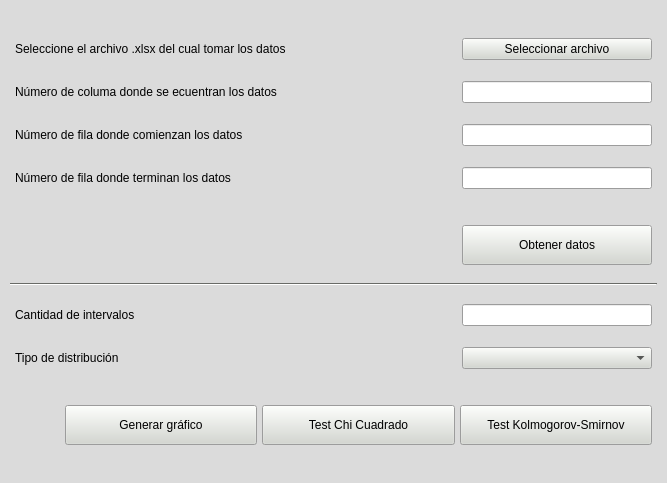
<?xml version="1.0" encoding="UTF-8"?>
<ui version="4.0">
 <class>ventana_toma_datos</class>
 <widget class="QMainWindow" name="ventana_toma_datos">
  <property name="geometry">
   <rect>
    <x>0</x>
    <y>0</y>
    <width>667</width>
    <height>483</height>
   </rect>
  </property>
  <property name="minimumSize">
   <size>
    <width>667</width>
    <height>483</height>
   </size>
  </property>
  <property name="palette">
   <palette>
    <active>
     <colorrole role="WindowText">
      <brush brushstyle="SolidPattern">
       <color alpha="255">
        <red>0</red>
        <green>0</green>
        <blue>0</blue>
       </color>
      </brush>
     </colorrole>
     <colorrole role="Button">
      <brush brushstyle="SolidPattern">
       <color alpha="255">
        <red>211</red>
        <green>215</green>
        <blue>207</blue>
       </color>
      </brush>
     </colorrole>
     <colorrole role="Light">
      <brush brushstyle="SolidPattern">
       <color alpha="255">
        <red>255</red>
        <green>255</green>
        <blue>255</blue>
       </color>
      </brush>
     </colorrole>
     <colorrole role="Midlight">
      <brush brushstyle="SolidPattern">
       <color alpha="255">
        <red>233</red>
        <green>235</green>
        <blue>231</blue>
       </color>
      </brush>
     </colorrole>
     <colorrole role="Dark">
      <brush brushstyle="SolidPattern">
       <color alpha="255">
        <red>105</red>
        <green>107</green>
        <blue>103</blue>
       </color>
      </brush>
     </colorrole>
     <colorrole role="Mid">
      <brush brushstyle="SolidPattern">
       <color alpha="255">
        <red>141</red>
        <green>143</green>
        <blue>138</blue>
       </color>
      </brush>
     </colorrole>
     <colorrole role="Text">
      <brush brushstyle="SolidPattern">
       <color alpha="255">
        <red>0</red>
        <green>0</green>
        <blue>0</blue>
       </color>
      </brush>
     </colorrole>
     <colorrole role="BrightText">
      <brush brushstyle="SolidPattern">
       <color alpha="255">
        <red>255</red>
        <green>255</green>
        <blue>255</blue>
       </color>
      </brush>
     </colorrole>
     <colorrole role="ButtonText">
      <brush brushstyle="SolidPattern">
       <color alpha="255">
        <red>0</red>
        <green>0</green>
        <blue>0</blue>
       </color>
      </brush>
     </colorrole>
     <colorrole role="Base">
      <brush brushstyle="SolidPattern">
       <color alpha="255">
        <red>255</red>
        <green>255</green>
        <blue>255</blue>
       </color>
      </brush>
     </colorrole>
     <colorrole role="Window">
      <brush brushstyle="SolidPattern">
       <color alpha="255">
        <red>219</red>
        <green>219</green>
        <blue>219</blue>
       </color>
      </brush>
     </colorrole>
     <colorrole role="Shadow">
      <brush brushstyle="SolidPattern">
       <color alpha="255">
        <red>0</red>
        <green>0</green>
        <blue>0</blue>
       </color>
      </brush>
     </colorrole>
     <colorrole role="AlternateBase">
      <brush brushstyle="SolidPattern">
       <color alpha="255">
        <red>233</red>
        <green>235</green>
        <blue>231</blue>
       </color>
      </brush>
     </colorrole>
     <colorrole role="ToolTipBase">
      <brush brushstyle="SolidPattern">
       <color alpha="255">
        <red>255</red>
        <green>255</green>
        <blue>220</blue>
       </color>
      </brush>
     </colorrole>
     <colorrole role="ToolTipText">
      <brush brushstyle="SolidPattern">
       <color alpha="255">
        <red>0</red>
        <green>0</green>
        <blue>0</blue>
       </color>
      </brush>
     </colorrole>
     <colorrole role="PlaceholderText">
      <brush brushstyle="NoBrush">
       <color alpha="128">
        <red>0</red>
        <green>0</green>
        <blue>0</blue>
       </color>
      </brush>
     </colorrole>
    </active>
    <inactive>
     <colorrole role="WindowText">
      <brush brushstyle="SolidPattern">
       <color alpha="255">
        <red>0</red>
        <green>0</green>
        <blue>0</blue>
       </color>
      </brush>
     </colorrole>
     <colorrole role="Button">
      <brush brushstyle="SolidPattern">
       <color alpha="255">
        <red>211</red>
        <green>215</green>
        <blue>207</blue>
       </color>
      </brush>
     </colorrole>
     <colorrole role="Light">
      <brush brushstyle="SolidPattern">
       <color alpha="255">
        <red>255</red>
        <green>255</green>
        <blue>255</blue>
       </color>
      </brush>
     </colorrole>
     <colorrole role="Midlight">
      <brush brushstyle="SolidPattern">
       <color alpha="255">
        <red>233</red>
        <green>235</green>
        <blue>231</blue>
       </color>
      </brush>
     </colorrole>
     <colorrole role="Dark">
      <brush brushstyle="SolidPattern">
       <color alpha="255">
        <red>105</red>
        <green>107</green>
        <blue>103</blue>
       </color>
      </brush>
     </colorrole>
     <colorrole role="Mid">
      <brush brushstyle="SolidPattern">
       <color alpha="255">
        <red>141</red>
        <green>143</green>
        <blue>138</blue>
       </color>
      </brush>
     </colorrole>
     <colorrole role="Text">
      <brush brushstyle="SolidPattern">
       <color alpha="255">
        <red>0</red>
        <green>0</green>
        <blue>0</blue>
       </color>
      </brush>
     </colorrole>
     <colorrole role="BrightText">
      <brush brushstyle="SolidPattern">
       <color alpha="255">
        <red>255</red>
        <green>255</green>
        <blue>255</blue>
       </color>
      </brush>
     </colorrole>
     <colorrole role="ButtonText">
      <brush brushstyle="SolidPattern">
       <color alpha="255">
        <red>0</red>
        <green>0</green>
        <blue>0</blue>
       </color>
      </brush>
     </colorrole>
     <colorrole role="Base">
      <brush brushstyle="SolidPattern">
       <color alpha="255">
        <red>255</red>
        <green>255</green>
        <blue>255</blue>
       </color>
      </brush>
     </colorrole>
     <colorrole role="Window">
      <brush brushstyle="SolidPattern">
       <color alpha="255">
        <red>219</red>
        <green>219</green>
        <blue>219</blue>
       </color>
      </brush>
     </colorrole>
     <colorrole role="Shadow">
      <brush brushstyle="SolidPattern">
       <color alpha="255">
        <red>0</red>
        <green>0</green>
        <blue>0</blue>
       </color>
      </brush>
     </colorrole>
     <colorrole role="AlternateBase">
      <brush brushstyle="SolidPattern">
       <color alpha="255">
        <red>233</red>
        <green>235</green>
        <blue>231</blue>
       </color>
      </brush>
     </colorrole>
     <colorrole role="ToolTipBase">
      <brush brushstyle="SolidPattern">
       <color alpha="255">
        <red>255</red>
        <green>255</green>
        <blue>220</blue>
       </color>
      </brush>
     </colorrole>
     <colorrole role="ToolTipText">
      <brush brushstyle="SolidPattern">
       <color alpha="255">
        <red>0</red>
        <green>0</green>
        <blue>0</blue>
       </color>
      </brush>
     </colorrole>
     <colorrole role="PlaceholderText">
      <brush brushstyle="NoBrush">
       <color alpha="128">
        <red>0</red>
        <green>0</green>
        <blue>0</blue>
       </color>
      </brush>
     </colorrole>
    </inactive>
    <disabled>
     <colorrole role="WindowText">
      <brush brushstyle="SolidPattern">
       <color alpha="255">
        <red>105</red>
        <green>107</green>
        <blue>103</blue>
       </color>
      </brush>
     </colorrole>
     <colorrole role="Button">
      <brush brushstyle="SolidPattern">
       <color alpha="255">
        <red>211</red>
        <green>215</green>
        <blue>207</blue>
       </color>
      </brush>
     </colorrole>
     <colorrole role="Light">
      <brush brushstyle="SolidPattern">
       <color alpha="255">
        <red>255</red>
        <green>255</green>
        <blue>255</blue>
       </color>
      </brush>
     </colorrole>
     <colorrole role="Midlight">
      <brush brushstyle="SolidPattern">
       <color alpha="255">
        <red>233</red>
        <green>235</green>
        <blue>231</blue>
       </color>
      </brush>
     </colorrole>
     <colorrole role="Dark">
      <brush brushstyle="SolidPattern">
       <color alpha="255">
        <red>105</red>
        <green>107</green>
        <blue>103</blue>
       </color>
      </brush>
     </colorrole>
     <colorrole role="Mid">
      <brush brushstyle="SolidPattern">
       <color alpha="255">
        <red>141</red>
        <green>143</green>
        <blue>138</blue>
       </color>
      </brush>
     </colorrole>
     <colorrole role="Text">
      <brush brushstyle="SolidPattern">
       <color alpha="255">
        <red>105</red>
        <green>107</green>
        <blue>103</blue>
       </color>
      </brush>
     </colorrole>
     <colorrole role="BrightText">
      <brush brushstyle="SolidPattern">
       <color alpha="255">
        <red>255</red>
        <green>255</green>
        <blue>255</blue>
       </color>
      </brush>
     </colorrole>
     <colorrole role="ButtonText">
      <brush brushstyle="SolidPattern">
       <color alpha="255">
        <red>105</red>
        <green>107</green>
        <blue>103</blue>
       </color>
      </brush>
     </colorrole>
     <colorrole role="Base">
      <brush brushstyle="SolidPattern">
       <color alpha="255">
        <red>219</red>
        <green>219</green>
        <blue>219</blue>
       </color>
      </brush>
     </colorrole>
     <colorrole role="Window">
      <brush brushstyle="SolidPattern">
       <color alpha="255">
        <red>219</red>
        <green>219</green>
        <blue>219</blue>
       </color>
      </brush>
     </colorrole>
     <colorrole role="Shadow">
      <brush brushstyle="SolidPattern">
       <color alpha="255">
        <red>0</red>
        <green>0</green>
        <blue>0</blue>
       </color>
      </brush>
     </colorrole>
     <colorrole role="AlternateBase">
      <brush brushstyle="SolidPattern">
       <color alpha="255">
        <red>211</red>
        <green>215</green>
        <blue>207</blue>
       </color>
      </brush>
     </colorrole>
     <colorrole role="ToolTipBase">
      <brush brushstyle="SolidPattern">
       <color alpha="255">
        <red>255</red>
        <green>255</green>
        <blue>220</blue>
       </color>
      </brush>
     </colorrole>
     <colorrole role="ToolTipText">
      <brush brushstyle="SolidPattern">
       <color alpha="255">
        <red>0</red>
        <green>0</green>
        <blue>0</blue>
       </color>
      </brush>
     </colorrole>
     <colorrole role="PlaceholderText">
      <brush brushstyle="NoBrush">
       <color alpha="128">
        <red>0</red>
        <green>0</green>
        <blue>0</blue>
       </color>
      </brush>
     </colorrole>
    </disabled>
   </palette>
  </property>
  <property name="windowTitle">
   <string>Toma de datos</string>
  </property>
  <property name="windowIcon">
   <iconset resource="recursos/sim.qrc">
    <normaloff>:/sim/sim.png</normaloff>:/sim/sim.png</iconset>
  </property>
  <property name="iconSize">
   <size>
    <width>15</width>
    <height>15</height>
   </size>
  </property>
  <widget class="QWidget" name="central_widget">
   <layout class="QGridLayout" name="gridLayout">
    <property name="leftMargin">
     <number>10</number>
    </property>
    <property name="topMargin">
     <number>10</number>
    </property>
    <property name="rightMargin">
     <number>10</number>
    </property>
    <property name="bottomMargin">
     <number>10</number>
    </property>
    <property name="horizontalSpacing">
     <number>5</number>
    </property>
    <item row="0" column="0">
     <layout class="QVBoxLayout" name="lyt_vertical_0_0">
      <property name="spacing">
       <number>15</number>
      </property>
      <item>
       <layout class="QHBoxLayout" name="lyt_horizontal_1_0">
        <property name="spacing">
         <number>5</number>
        </property>
        <property name="leftMargin">
         <number>5</number>
        </property>
        <property name="topMargin">
         <number>3</number>
        </property>
        <property name="rightMargin">
         <number>5</number>
        </property>
        <property name="bottomMargin">
         <number>3</number>
        </property>
        <item>
         <widget class="QLabel" name="lbl_seleccionar_archivo">
          <property name="text">
           <string>Seleccione el archivo .xlsx del cual tomar los datos</string>
          </property>
         </widget>
        </item>
        <item>
         <spacer name="spacer_horizontal_0">
          <property name="orientation">
           <enum>Qt::Horizontal</enum>
          </property>
          <property name="sizeHint" stdset="0">
           <size>
            <width>0</width>
            <height>0</height>
           </size>
          </property>
         </spacer>
        </item>
        <item>
         <widget class="QPushButton" name="btn_seleccionar_archivo">
          <property name="sizePolicy">
           <sizepolicy hsizetype="Fixed" vsizetype="Fixed">
            <horstretch>0</horstretch>
            <verstretch>0</verstretch>
           </sizepolicy>
          </property>
          <property name="minimumSize">
           <size>
            <width>190</width>
            <height>0</height>
           </size>
          </property>
          <property name="text">
           <string>Seleccionar archivo</string>
          </property>
         </widget>
        </item>
       </layout>
      </item>
      <item>
       <layout class="QHBoxLayout" name="lyt_horizontal_1_1">
        <property name="spacing">
         <number>5</number>
        </property>
        <property name="leftMargin">
         <number>5</number>
        </property>
        <property name="topMargin">
         <number>3</number>
        </property>
        <property name="rightMargin">
         <number>5</number>
        </property>
        <property name="bottomMargin">
         <number>3</number>
        </property>
        <item>
         <widget class="QLabel" name="lbl_columna">
          <property name="text">
           <string>Número de columa donde se ecuentran los datos</string>
          </property>
         </widget>
        </item>
        <item>
         <spacer name="spacer_horizontal_1">
          <property name="orientation">
           <enum>Qt::Horizontal</enum>
          </property>
          <property name="sizeHint" stdset="0">
           <size>
            <width>0</width>
            <height>0</height>
           </size>
          </property>
         </spacer>
        </item>
        <item>
         <widget class="QLineEdit" name="txt_columna">
          <property name="sizePolicy">
           <sizepolicy hsizetype="Fixed" vsizetype="Fixed">
            <horstretch>0</horstretch>
            <verstretch>0</verstretch>
           </sizepolicy>
          </property>
          <property name="minimumSize">
           <size>
            <width>190</width>
            <height>0</height>
           </size>
          </property>
         </widget>
        </item>
       </layout>
      </item>
      <item>
       <layout class="QHBoxLayout" name="lyt_horizontal_1_2">
        <property name="spacing">
         <number>5</number>
        </property>
        <property name="leftMargin">
         <number>5</number>
        </property>
        <property name="topMargin">
         <number>3</number>
        </property>
        <property name="rightMargin">
         <number>5</number>
        </property>
        <property name="bottomMargin">
         <number>3</number>
        </property>
        <item>
         <widget class="QLabel" name="lbl_fila_desde">
          <property name="text">
           <string>Número de fila donde comienzan los datos</string>
          </property>
         </widget>
        </item>
        <item>
         <spacer name="spacer_horizontal_2">
          <property name="orientation">
           <enum>Qt::Horizontal</enum>
          </property>
          <property name="sizeHint" stdset="0">
           <size>
            <width>0</width>
            <height>0</height>
           </size>
          </property>
         </spacer>
        </item>
        <item>
         <widget class="QLineEdit" name="txt_fila_desde">
          <property name="sizePolicy">
           <sizepolicy hsizetype="Fixed" vsizetype="Fixed">
            <horstretch>0</horstretch>
            <verstretch>0</verstretch>
           </sizepolicy>
          </property>
          <property name="minimumSize">
           <size>
            <width>190</width>
            <height>0</height>
           </size>
          </property>
         </widget>
        </item>
       </layout>
      </item>
      <item>
       <layout class="QHBoxLayout" name="lyt_horizontal_1_3">
        <property name="spacing">
         <number>5</number>
        </property>
        <property name="leftMargin">
         <number>5</number>
        </property>
        <property name="topMargin">
         <number>3</number>
        </property>
        <property name="rightMargin">
         <number>5</number>
        </property>
        <property name="bottomMargin">
         <number>3</number>
        </property>
        <item>
         <widget class="QLabel" name="lbl_fila_hasta">
          <property name="text">
           <string>Número de fila donde terminan los datos</string>
          </property>
         </widget>
        </item>
        <item>
         <spacer name="spacer_horizontal_3">
          <property name="orientation">
           <enum>Qt::Horizontal</enum>
          </property>
          <property name="sizeHint" stdset="0">
           <size>
            <width>0</width>
            <height>0</height>
           </size>
          </property>
         </spacer>
        </item>
        <item>
         <widget class="QLineEdit" name="txt_fila_hasta">
          <property name="sizePolicy">
           <sizepolicy hsizetype="Fixed" vsizetype="Fixed">
            <horstretch>0</horstretch>
            <verstretch>0</verstretch>
           </sizepolicy>
          </property>
          <property name="minimumSize">
           <size>
            <width>190</width>
            <height>0</height>
           </size>
          </property>
         </widget>
        </item>
       </layout>
      </item>
      <item>
       <spacer name="spacer_vertical_0">
        <property name="orientation">
         <enum>Qt::Vertical</enum>
        </property>
        <property name="sizeType">
         <enum>QSizePolicy::Fixed</enum>
        </property>
        <property name="sizeHint" stdset="0">
         <size>
          <width>0</width>
          <height>15</height>
         </size>
        </property>
       </spacer>
      </item>
      <item>
       <layout class="QHBoxLayout" name="lyt_horizontal_1_4">
        <property name="spacing">
         <number>5</number>
        </property>
        <property name="leftMargin">
         <number>5</number>
        </property>
        <property name="topMargin">
         <number>3</number>
        </property>
        <property name="rightMargin">
         <number>5</number>
        </property>
        <property name="bottomMargin">
         <number>3</number>
        </property>
        <item>
         <spacer name="spacer_horizontal_4">
          <property name="orientation">
           <enum>Qt::Horizontal</enum>
          </property>
          <property name="sizeHint" stdset="0">
           <size>
            <width>0</width>
            <height>0</height>
           </size>
          </property>
         </spacer>
        </item>
        <item>
         <widget class="QPushButton" name="btn_obtener_datos">
          <property name="minimumSize">
           <size>
            <width>190</width>
            <height>40</height>
           </size>
          </property>
          <property name="text">
           <string>Obtener datos</string>
          </property>
          <property name="autoDefault">
           <bool>true</bool>
          </property>
         </widget>
        </item>
       </layout>
      </item>
      <item>
       <widget class="Line" name="separator_horizontal_0">
        <property name="sizePolicy">
         <sizepolicy hsizetype="Minimum" vsizetype="Fixed">
          <horstretch>20</horstretch>
          <verstretch>0</verstretch>
         </sizepolicy>
        </property>
        <property name="orientation">
         <enum>Qt::Horizontal</enum>
        </property>
       </widget>
      </item>
      <item>
       <layout class="QHBoxLayout" name="lyt_horizontal_1_5">
        <property name="spacing">
         <number>5</number>
        </property>
        <property name="leftMargin">
         <number>5</number>
        </property>
        <property name="topMargin">
         <number>3</number>
        </property>
        <property name="rightMargin">
         <number>5</number>
        </property>
        <property name="bottomMargin">
         <number>3</number>
        </property>
        <item>
         <widget class="QLabel" name="lbl_cantidad_intervalos">
          <property name="text">
           <string>Cantidad de intervalos</string>
          </property>
         </widget>
        </item>
        <item>
         <spacer name="spacer_horizontal_5">
          <property name="orientation">
           <enum>Qt::Horizontal</enum>
          </property>
          <property name="sizeHint" stdset="0">
           <size>
            <width>0</width>
            <height>0</height>
           </size>
          </property>
         </spacer>
        </item>
        <item>
         <widget class="QLineEdit" name="txt_cantidad_intervalos">
          <property name="sizePolicy">
           <sizepolicy hsizetype="Fixed" vsizetype="Fixed">
            <horstretch>0</horstretch>
            <verstretch>0</verstretch>
           </sizepolicy>
          </property>
          <property name="minimumSize">
           <size>
            <width>190</width>
            <height>0</height>
           </size>
          </property>
         </widget>
        </item>
       </layout>
      </item>
      <item>
       <layout class="QHBoxLayout" name="lyt_horizontal_1_6">
        <property name="spacing">
         <number>5</number>
        </property>
        <property name="leftMargin">
         <number>5</number>
        </property>
        <property name="topMargin">
         <number>3</number>
        </property>
        <property name="rightMargin">
         <number>5</number>
        </property>
        <property name="bottomMargin">
         <number>3</number>
        </property>
        <item>
         <widget class="QLabel" name="lbl_tipo_distribucion">
          <property name="text">
           <string>Tipo de distribución</string>
          </property>
         </widget>
        </item>
        <item>
         <spacer name="spacer_horizontal_6">
          <property name="orientation">
           <enum>Qt::Horizontal</enum>
          </property>
          <property name="sizeHint" stdset="0">
           <size>
            <width>40</width>
            <height>20</height>
           </size>
          </property>
         </spacer>
        </item>
        <item>
         <widget class="QComboBox" name="cmb_tipo_distribucion">
          <property name="minimumSize">
           <size>
            <width>190</width>
            <height>0</height>
           </size>
          </property>
         </widget>
        </item>
       </layout>
      </item>
      <item>
       <spacer name="spacer_vertical_1">
        <property name="orientation">
         <enum>Qt::Vertical</enum>
        </property>
        <property name="sizeType">
         <enum>QSizePolicy::Fixed</enum>
        </property>
        <property name="sizeHint" stdset="0">
         <size>
          <width>0</width>
          <height>15</height>
         </size>
        </property>
       </spacer>
      </item>
      <item>
       <layout class="QHBoxLayout" name="lyt_horizontal_1_7">
        <property name="spacing">
         <number>5</number>
        </property>
        <property name="leftMargin">
         <number>5</number>
        </property>
        <property name="topMargin">
         <number>3</number>
        </property>
        <property name="rightMargin">
         <number>5</number>
        </property>
        <property name="bottomMargin">
         <number>3</number>
        </property>
        <item>
         <spacer name="spacer_horizontal_7">
          <property name="orientation">
           <enum>Qt::Horizontal</enum>
          </property>
          <property name="sizeType">
           <enum>QSizePolicy::Fixed</enum>
          </property>
          <property name="sizeHint" stdset="0">
           <size>
            <width>50</width>
            <height>0</height>
           </size>
          </property>
         </spacer>
        </item>
        <item>
         <widget class="QPushButton" name="btn_generar_grafico">
          <property name="minimumSize">
           <size>
            <width>190</width>
            <height>40</height>
           </size>
          </property>
          <property name="text">
           <string>Generar gráfico</string>
          </property>
          <property name="autoDefault">
           <bool>true</bool>
          </property>
         </widget>
        </item>
        <item>
         <widget class="QPushButton" name="btn_test_chi_cuadrado">
          <property name="minimumSize">
           <size>
            <width>190</width>
            <height>40</height>
           </size>
          </property>
          <property name="text">
           <string>Test Chi Cuadrado</string>
          </property>
          <property name="autoDefault">
           <bool>true</bool>
          </property>
         </widget>
        </item>
        <item>
         <widget class="QPushButton" name="btn_test_kolmogorov_smirnov">
          <property name="minimumSize">
           <size>
            <width>190</width>
            <height>40</height>
           </size>
          </property>
          <property name="text">
           <string>Test Kolmogorov-Smirnov</string>
          </property>
          <property name="autoDefault">
           <bool>true</bool>
          </property>
         </widget>
        </item>
       </layout>
      </item>
     </layout>
    </item>
   </layout>
  </widget>
 </widget>
 <resources>
  <include location="recursos/sim.qrc"/>
 </resources>
 <connections/>
</ui>
